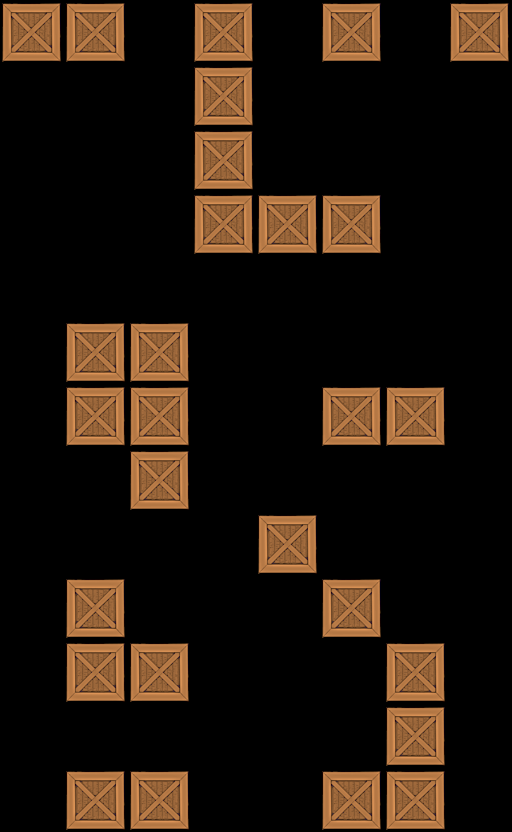

Tiled map render using the project's own tile images. Description and the map definition, with tile-layer contents summarised, below:
An orthogonal 8x13 tile map with 64x64 px tiles, 1 tile layer (Tile Layer 1).

<map version="1.0" orientation="orthogonal" width="8" height="13" tilewidth="64" tileheight="64">
 <tileset firstgid="1" name="crate" tilewidth="64" tileheight="64">
  <image source="../../crate4.png" width="64" height="64" />
 </tileset>
 <layer name="Tile Layer 1" width="8" height="13">
  <data>[104 cells, 28 non-empty, 1 distinct tile ids]</data>
 </layer>
</map>
